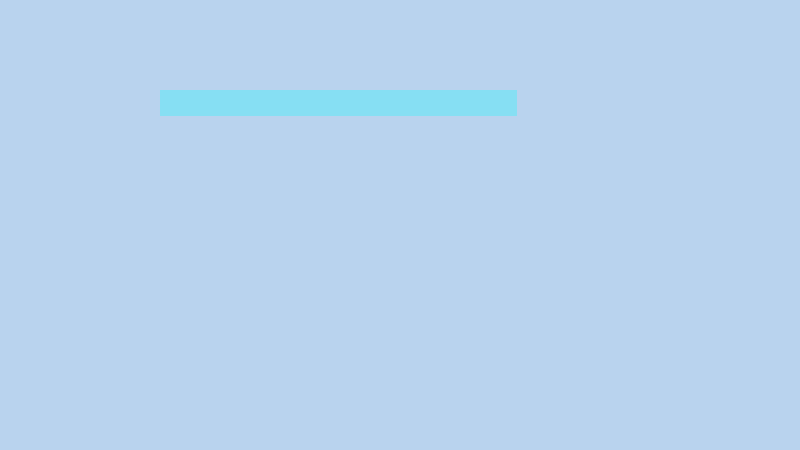
Frame 1 (no input)
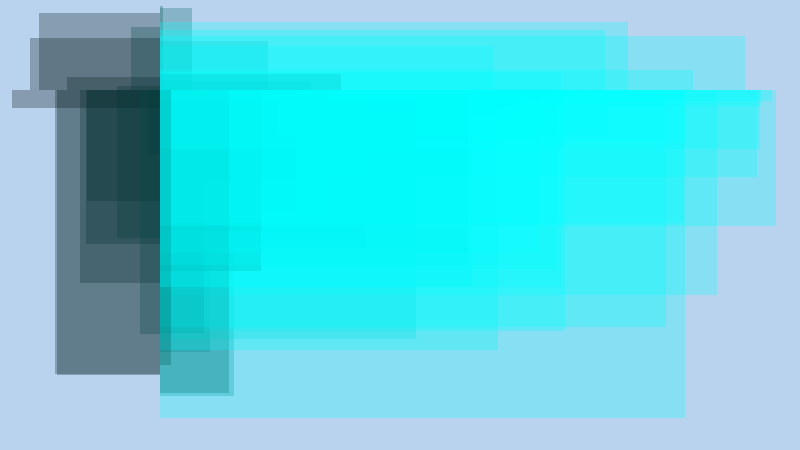
Frame 60 (the mouse pressed at the canvas centre just before this capture)
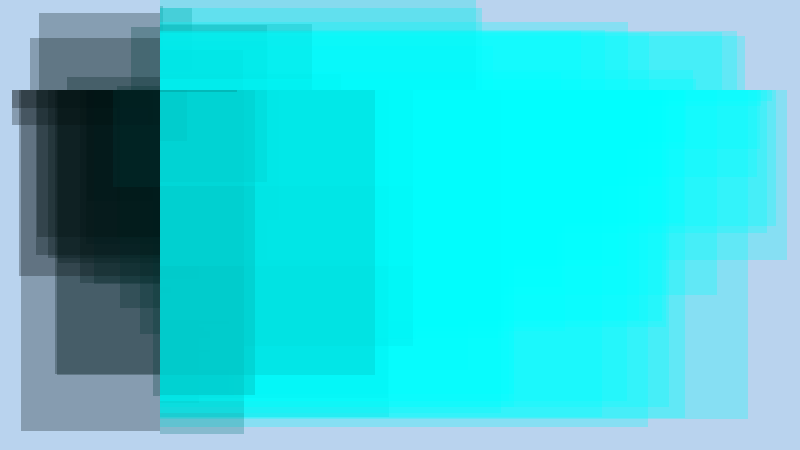
Frame 120 (the mouse held since frame 60 and released just before this capture)

The Processing sketch that drew these frames (run headless with seeded random() and noise(); from frame 60 on, the mouse is pressed at the canvas centre):

// Processing sketch: processing_60393
// ── processing_60393.pde

void setup(){
size(800,450);
background(#B9D3EE);
}


void draw(){
  int x=int(random(0,800));
int y=int(random(0,450));

frameRate(12);
noStroke();
fill(.0005*y,x*.5,x*.5,70);

rectMode(CORNERS);
rect(x,y,160,90);

}
